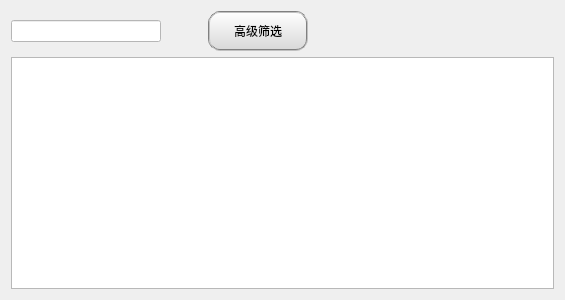
<?xml version="1.0" encoding="UTF-8"?>
<ui version="4.0">
 <class>DataManage</class>
 <widget class="QWidget" name="DataManage">
  <property name="geometry">
   <rect>
    <x>0</x>
    <y>0</y>
    <width>523</width>
    <height>300</height>
   </rect>
  </property>
  <property name="windowTitle">
   <string>Form</string>
  </property>
  <layout class="QVBoxLayout" name="verticalLayout">
   <item>
    <layout class="QHBoxLayout" name="horizontalLayout">
     <item>
      <widget class="QLineEdit" name="lineEdit">
       <property name="minimumSize">
        <size>
         <width>150</width>
         <height>0</height>
        </size>
       </property>
       <property name="maximumSize">
        <size>
         <width>150</width>
         <height>16777215</height>
        </size>
       </property>
       <property name="styleSheet">
        <string notr="true">background-color: rgb(255, 255, 255);</string>
       </property>
      </widget>
     </item>
     <item>
      <widget class="QPushButton" name="pushButton">
       <property name="minimumSize">
        <size>
         <width>35</width>
         <height>35</height>
        </size>
       </property>
       <property name="maximumSize">
        <size>
         <width>35</width>
         <height>35</height>
        </size>
       </property>
       <property name="styleSheet">
        <string notr="true">border:0px;
background-color: rgba(255, 255, 255, 0);
border-image: url(:/image/search.png);</string>
       </property>
       <property name="text">
        <string/>
       </property>
      </widget>
     </item>
     <item>
      <widget class="QPushButton" name="pushButton_8">
       <property name="minimumSize">
        <size>
         <width>100</width>
         <height>40</height>
        </size>
       </property>
       <property name="maximumSize">
        <size>
         <width>100</width>
         <height>40</height>
        </size>
       </property>
       <property name="font">
        <font>
         <family>微软雅黑</family>
        </font>
       </property>
       <property name="styleSheet">
        <string notr="true">
QPushButton {background-color: qlineargradient(x1:0, y1:0, x2:0, y2:1, stop:0 #FFFFFF, stop:1 #D8D8D8);border-radius: 5px;padding: 10px;color: black;}QPushButton:pressed {background-color: qlineargradient(x1:0, y1:0, x2:0, y2:1, stop:0 #D8D8D8, stop:1 #FFFFFF);}
QPushButton{color: rgb(0, 0, 0);}
QPushButton{border:2px groove gray;border-radius:12px;padding:2px 4px;}</string>
       </property>
       <property name="text">
        <string>高级筛选</string>
       </property>
      </widget>
     </item>
     <item>
      <spacer name="horizontalSpacer">
       <property name="orientation">
        <enum>Qt::Horizontal</enum>
       </property>
       <property name="sizeHint" stdset="0">
        <size>
         <width>40</width>
         <height>20</height>
        </size>
       </property>
      </spacer>
     </item>
     <item>
      <widget class="QPushButton" name="pushButton_7">
       <property name="minimumSize">
        <size>
         <width>35</width>
         <height>35</height>
        </size>
       </property>
       <property name="maximumSize">
        <size>
         <width>35</width>
         <height>35</height>
        </size>
       </property>
       <property name="styleSheet">
        <string notr="true">border:0px;
background-color: rgba(255, 255, 255, 0);
border-image: url(:/image/refresh.png);</string>
       </property>
       <property name="text">
        <string/>
       </property>
      </widget>
     </item>
     <item>
      <widget class="QPushButton" name="pushButton_2">
       <property name="minimumSize">
        <size>
         <width>35</width>
         <height>35</height>
        </size>
       </property>
       <property name="maximumSize">
        <size>
         <width>35</width>
         <height>35</height>
        </size>
       </property>
       <property name="styleSheet">
        <string notr="true">border:0px;
background-color: rgba(255, 255, 255, 0);
border-image: url(:/image/add.png);</string>
       </property>
       <property name="text">
        <string/>
       </property>
      </widget>
     </item>
     <item>
      <widget class="QPushButton" name="pushButton_5">
       <property name="minimumSize">
        <size>
         <width>35</width>
         <height>35</height>
        </size>
       </property>
       <property name="maximumSize">
        <size>
         <width>35</width>
         <height>35</height>
        </size>
       </property>
       <property name="styleSheet">
        <string notr="true">border:0px;
background-color: rgba(255, 255, 255, 0);
border-image: url(:/image/edit.png);</string>
       </property>
       <property name="text">
        <string/>
       </property>
      </widget>
     </item>
     <item>
      <widget class="QPushButton" name="pushButton_3">
       <property name="minimumSize">
        <size>
         <width>35</width>
         <height>35</height>
        </size>
       </property>
       <property name="maximumSize">
        <size>
         <width>35</width>
         <height>35</height>
        </size>
       </property>
       <property name="styleSheet">
        <string notr="true">border:0px;
background-color: rgba(255, 255, 255, 0);
border-image: url(:/image/delete.png);</string>
       </property>
       <property name="text">
        <string/>
       </property>
      </widget>
     </item>
     <item>
      <widget class="QPushButton" name="pushButton_4">
       <property name="minimumSize">
        <size>
         <width>35</width>
         <height>35</height>
        </size>
       </property>
       <property name="maximumSize">
        <size>
         <width>35</width>
         <height>35</height>
        </size>
       </property>
       <property name="styleSheet">
        <string notr="true">border:0px;
background-color: rgba(255, 255, 255, 0);
border-image: url(:/image/ok.png);</string>
       </property>
       <property name="text">
        <string/>
       </property>
      </widget>
     </item>
     <item>
      <widget class="QPushButton" name="pushButton_6">
       <property name="minimumSize">
        <size>
         <width>35</width>
         <height>35</height>
        </size>
       </property>
       <property name="maximumSize">
        <size>
         <width>35</width>
         <height>35</height>
        </size>
       </property>
       <property name="styleSheet">
        <string notr="true">border:0px;
background-color: rgba(255, 255, 255, 0);
border-image: url(:/image/download.svg);</string>
       </property>
       <property name="text">
        <string/>
       </property>
      </widget>
     </item>
    </layout>
   </item>
   <item>
    <widget class="QTableWidget" name="tableWidget"/>
   </item>
  </layout>
 </widget>
 <resources/>
 <connections/>
</ui>
